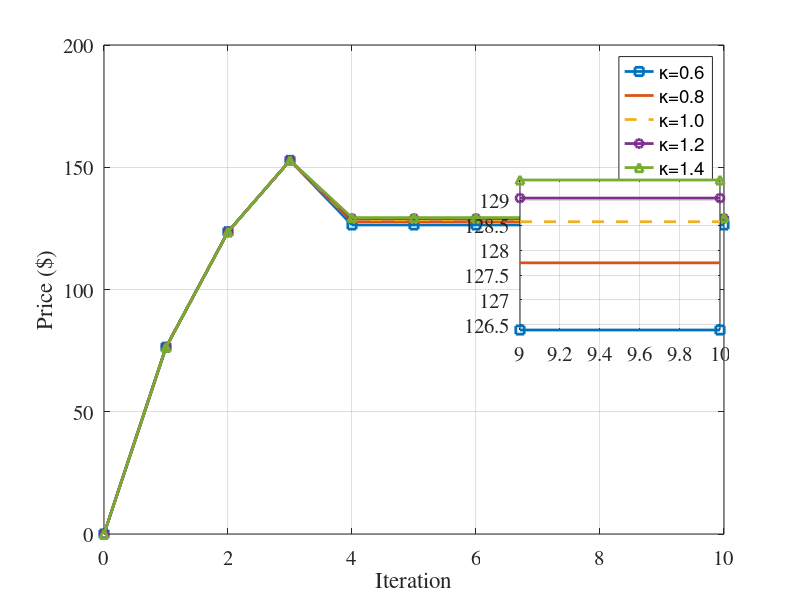

This figure's MATLAB source:
x = 0:10;

p_06 = [0, 76.3932, 123.607, 152.786, 126.398, 126.398, 126.398, 126.398, ...
    126.398, 126.398, 126.398];
p_08 = [0, 76.3932, 123.607, 152.786, 127.745, 127.745, 127.745, 127.745, ...
    127.745, 127.745, 127.745];
p_10 = [0, 76.3932, 123.607, 152.786, 128.529, 128.529, 128.529, ...
    128.569, 128.569, 128.569, 128.569];
p_12 = [0, 76.3932, 123.607, 152.786, 129.043, 129.043, 129.043, ...
    129.043, 129.043, 129.043, 129.043];
p_14 = [0, 76.3932, 123.607, 152.786, 129.406, 129.406, 129.406, ...
    129.406, 129.406, 129.406, 129.406];





dataline1 = plot(x, p_06, '-square' ,'LineWidth', 2);
set(gca, 'FontSize', 15, 'FontName', 'Times')

hold on
dataline2 = plot(x, p_08, '-', 'LineWidth', 2);
set(gca, 'FontSize', 15, 'FontName', 'Times')

dataline3 = plot(x, p_10, '--', 'LineWidth', 2);
set(gca, 'FontSize', 15, 'FontName', 'Times')

dataline4 = plot(x, p_12, '-o', 'LineWidth', 2);
set(gca, 'FontSize', 15, 'FontName', 'Times')

dataline5 = plot(x, p_14, '-^', 'LineWidth', 2);
set(gca, 'FontSize', 15, 'FontName', 'Times')


grid on



xlabel('Iteration')
ylabel('Price ($)')

legend({'\kappa=0.6', '\kappa=0.8','\kappa=1.0', '\kappa=1.2', '\kappa=1.4'}, 'location', 'best');

axes('position',[.65 .45 .25 .25]);
box on

p06 = [126.398, 126.398];
p08 = [127.745, 127.745];
p10 = [128.569, 128.569];
p12 = [129.043, 129.043];
p14 = [129.406, 129.406];

sub_index = (x <= 10) & (x >= 9);

line06 = plot(x(sub_index), p06, '-square', 'LineWidth', 2);
set(gca, 'FontSize', 15, 'FontName', 'Times')
hold on
line08 = plot(x(sub_index), p08, '-', 'LineWidth', 2);
set(gca, 'FontSize', 15, 'FontName', 'Times')
line10 = plot(x(sub_index), p10, '--', 'LineWidth', 2);
set(gca, 'FontSize', 15, 'FontName', 'Times')
line12 = plot(x(sub_index), p12, '-o', 'LineWidth', 2);
set(gca, 'FontSize', 15, 'FontName', 'Times')
line14 = plot(x(sub_index), p14, '-^', 'LineWidth', 2);
set(gca, 'FontSize', 15, 'FontName', 'Times')
hold off

axis tight
grid on

print('demand2_p.jpg', '-djpeg')
